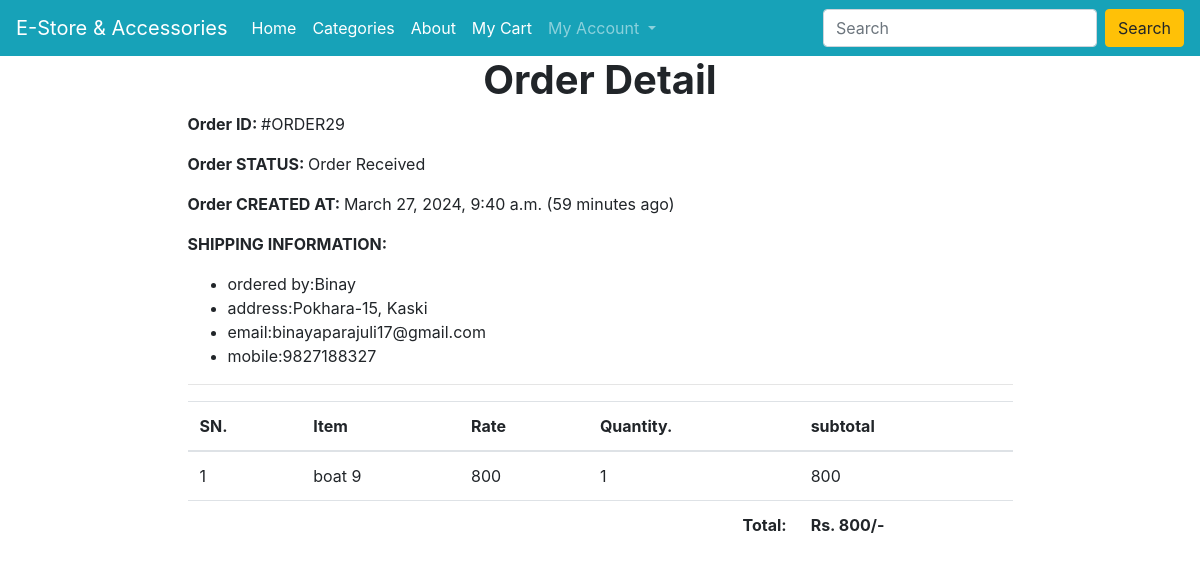
Screenshot of /customer/customer-profile/order-29 (signed in) with the database file from the repository.
### shop/models.py (models this page shows, shortened)
class Order(models.Model):
    cart = models.OneToOneField(Cart, on_delete=models.CASCADE)
    ordered_by = models.CharField(max_length=200)
    shipping_address = models.CharField(max_length=200)
    mobile = models.CharField(max_length=10)
    email = models.EmailField(null=True, blank=True)
    subtotal = models.PositiveIntegerField()
    discount = models.PositiveIntegerField()
    total = models.PositiveIntegerField()
    order_status = models.CharField(max_length=50, choices=ORDER_STATUS)
    created_at = models.DateTimeField(auto_now_add=True)
    payment_method = models.CharField(max_length=20, choices=METHOD, default="Cash On Delivery")
    payment_completed = models.BooleanField(
        default=False, null=True, blank=True)

class CartProduct(models.Model):
    cart = models.ForeignKey(Cart, on_delete=models.CASCADE)
    product = models.ForeignKey(Product, on_delete=models.CASCADE)
    rate = models.PositiveIntegerField()
    quantity = models.PositiveBigIntegerField()
    subtotal = models.PositiveIntegerField()

class Product(models.Model):
    title = models.CharField(max_length=200)
    slug = models.SlugField(unique=True)
    category = models.ForeignKey(Category, on_delete= models.CASCADE)
    image= models.ImageField(upload_to='products')
    marked_price = models.PositiveIntegerField()
    selling_price = models.PositiveIntegerField()
    description = models.TextField()
    warranty = models.CharField(max_length=300, null=True, blank=True)
    return_policy = models.CharField(max_length=300, null=True, blank=True)
    view_count = models.PositiveIntegerField(default=0)

### customer/views.py (the view)
# urls.py: path('customer-profile/order-<int:pk>',OrderDetailsView.as_view(), name="order_details"),
class OrderDetailsView(DetailView):
    template_name = "orderdetails.html"
    model = Order
    context_object_name = "ord_obj"
    def dispatch(self, request, *args, **kwargs):
        user = request.user
        if request.user.is_authenticated and Customer.objects.filter(user=user).exists():
            order_id = self.kwargs["pk"]
            order = Order.objects.get(id=order_id)
            if request.user.customer != order.cart.customer:
                return redirect("shop:customer_profile")
        else:
            return redirect("customer/customer-login/?next=/customer-profile/")
        print(user)
        return super().dispatch(request, *args, **kwargs)

### templates/orderdetails.html (shortened to what this page needs)
{% extends 'base.html' %}
{% load humanize%}
{% block content %}
<div class="container">
    <h1 class="text-center font-weight-bold">Order Detail </h1>
    <div class="row">
        <div class="col-md-9 mx-auto">
            <p><span class="font-weight-bold">Order ID: </span> #ORDER{{ord_obj.id}} </p>
            <p><span class="font-weight-bold">Order STATUS: </span> {{ord_obj.order_status}} </p>
            <p><span class="font-weight-bold">Order CREATED AT: </span> {{ord_obj.created_at}} ({{ord_obj.created_at|timesince}} ago)</p>
            <p><span class="font-weight-bold">SHIPPING INFORMATION: </span>
                <ul>
                <li> ordered by:{{ord_obj.ordered_by}}</li>
                <li> address:{{ord_obj.shipping_address}} </li>
                <li> email:{{ord_obj.email}}</li>
                <li> mobile:{{ord_obj.mobile}}</li>
                </ul>
            </p>
            <hr>
            <table class="table">
                <thead>
                    <tr>
                        <th>SN.</th>
                        <th>Item</th>
                        <th>Rate</th>
                        <th>Quantity.</th>
                        <th>subtotal</th>
                    </tr>
                </thead>
                <tbody>
                    {% for cp in ord_obj.cart.cartproduct_set.all %}
                    <tr>
                        <td>{{forloop.counter}}</td>
                        <td>{{cp.product.title}} {{cp.product.id}}</td>
                        <td>{{cp.rate}}</td>
                        <td>{{cp.quantity}}</td>
                        <td>{{cp.subtotal}}</td>
                    </tr>
                    {% endfor %}
                    <tr>
                        <th colspan="4" class="text-right">Total:</th>
                        <th>Rs. {{ord_obj.total|intcomma}}/-</th>
                </tbody>
            </table>
        </div>
    </div>
</div>
{% endblock %}

### rows the page displays
Order: id "29", order_status "Order Received", created_at "March 27, 2024, 9:40 a.m.", created_at "59 minutes", ordered_by "Binay", shipping_address "Pokhara-15, Kaski", email "binayaparajuli17@gmail.com", mobile "9827188327", total "800"
CartProduct: product "boat", product.id "9", rate "800", quantity "1", subtotal "800"
